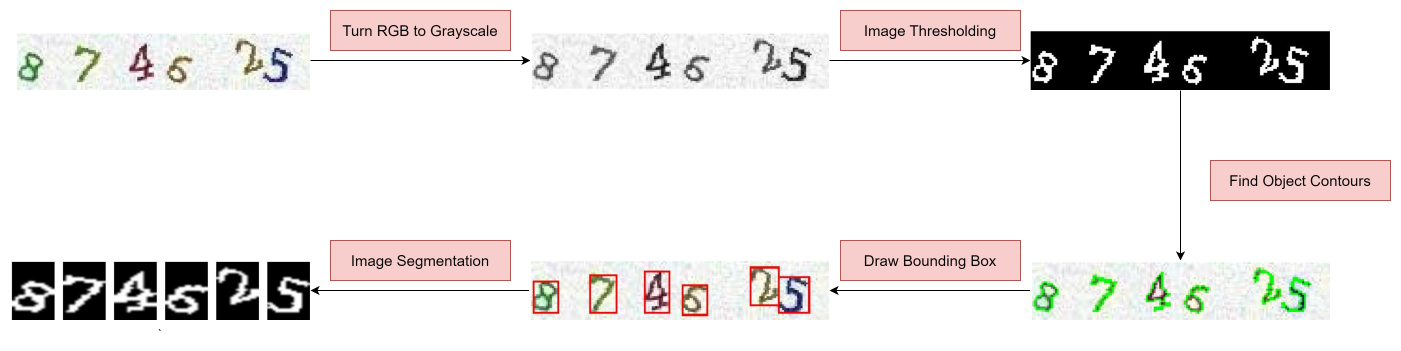
#> input picture picture/messageImage_1676176378723.jpg, 5604 x 1404 px, given in place of image.jpg, which was not available (shown at 1/4 size)
$ jupyter execute --allow-errors 'Fubon E-Bank Captcha Solver.ipynb'   (text cells are left out)
#> lines starting #> are read from the running program, lines starting #| are printed output that depends on the picture; after the words box and inside, x2 and y2 are one past the last pixel; in counts of white or black regions, pixels touching at a corner belong together; pictures that were not available may be replaced by others from this repository, and a replacement may not be noted
[cell 1]
import pandas as pd
import numpy as np
import openpyxl
from selenium import webdriver
import chromedriver_autoinstaller
import time
import urllib.request
import base64
import random
import cv2
import matplotlib.pyplot as plt
import glob
from collections import Counter

#> (a cell that did not finish here is left out)

[cell 3]
test = cv2.imread(r"image.jpg")
#> test is the input picture: shape (1404, 5604, 3); mean B, G, R 229.4, 230.7, 233.6
test = cv2.cvtColor(test, cv2.COLOR_BGR2GRAY) # convert image to grayscale image
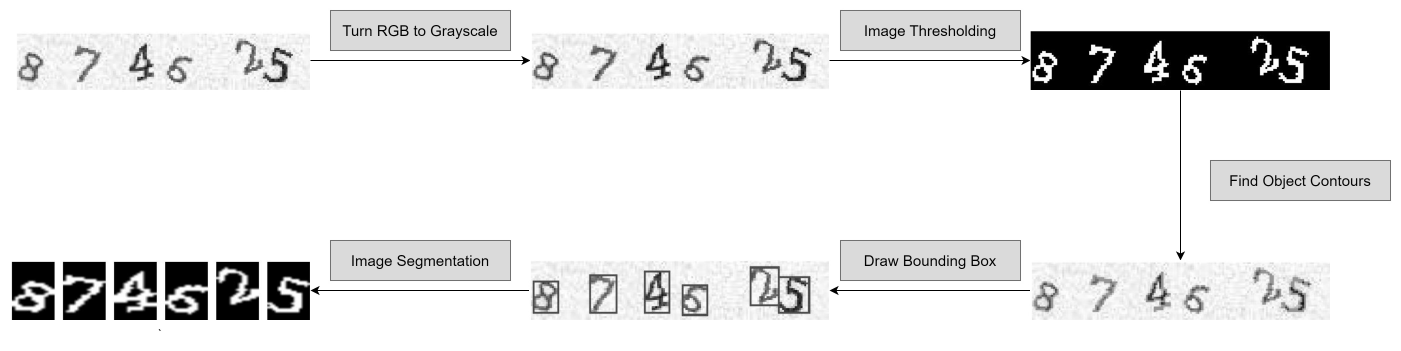
#> test: shape (1404, 5604) (shown at 1/4 size); min 0, max 255, mean 231.4
ret, test_bi = cv2.threshold(test, 180, 255, cv2.THRESH_BINARY_INV) # thresholding, convert image to binary image
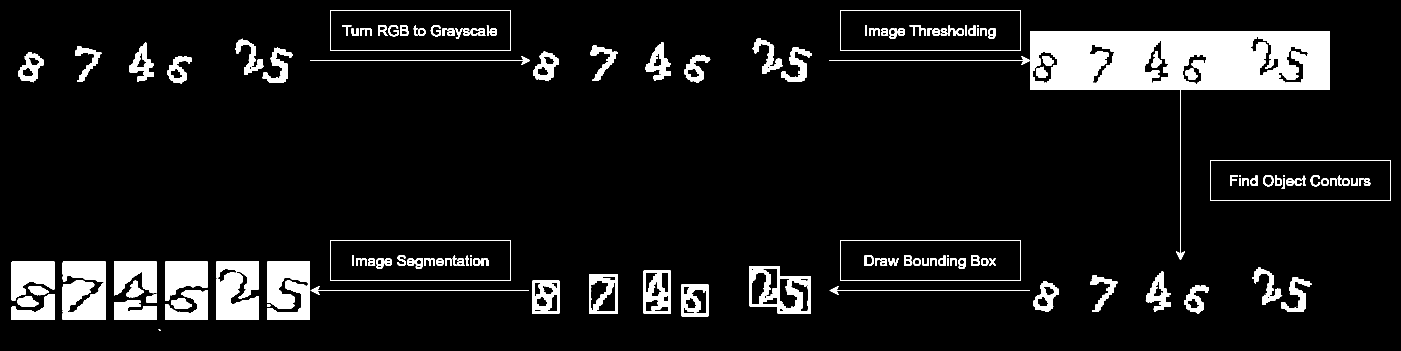
#> test_bi: shape (1404, 5604) (shown at 1/4 size); 8.8% white; 174 white regions (27 under 20 px)
contour, hierarchy = cv2.findContours(test_bi, mode = cv2.RETR_EXTERNAL, method = cv2.CHAIN_APPROX_NONE) # find objects in the image
#> contour = 70 contours, 17 with area under 20; largest, box (x1, y1, x2, y2) and area: (4122, 124, 5320, 360) 281293, (3360, 960, 4084, 1124) 117849, (1320, 960, 2044, 1124) 117849, (4840, 640, 5564, 804) 117849, (3360, 40, 4084, 204) 117849
boundingbox = [cv2.boundingRect(cnt) for cnt in contour] # create bounding rectangle according to the objects found
#> boundingbox = 70 items, first 6: (634, 1317, 9, 7), (5186, 1227, 1, 1), (5198, 1222, 1, 2), (1069, 1216, 12, 11), (456, 1201, 172, 79), (684, 1193, 84, 42)
start = []; end = []
for bbox in boundingbox:
    [x, y, w, h] = bbox
    start.append(x)
    end.append(x + w)
#> this loop made 70 passes
#> (x, y, w, h) on passes 1 to 12: (634, 1317, 9, 7), (5186, 1227, 1, 1), (5198, 1222, 1, 2), (1069, 1216, 12, 11), (456, 1201, 172, 79), (684, 1193, 84, 42), (71, 1185, 84, 43), (5129, 1183, 1, 1), (585, 1177, 43, 35), (47, 1177, 172, 103), (5157, 1175, 1, 1), (660, 1161, 172, 119)
#> after the loop, end = 70 values, max 5564 at index 39, min 155 at index 6, mean 2251.7; start = 70 values, max 5198 at index 2, min 47 at index 9, mean 2061.8
start = sorted(start)
#> start = 70 values from 47 to 5198
end = sorted(end)
#> end = 70 values from 155 to 5564
image_train = []
for i in range(len(start)):
    image_train.append(cv2.resize(test_bi[:, start[i]:end[i]], (30, 60), interpolation = cv2.INTER_LINEAR))
#> this loop made 70 passes
#> after the loop, image_train = 70 items
fig, ax = plt.subplots(nrows = 1, ncols = 6)
#> (the rest of this cell did not finish here and is left out)

[cell 4]
training_path = glob.glob("training set\\*"); testing_path = glob.glob("testing set\\*")
#> (the rest of this cell did not finish here and is left out)

[cell 5]
x = np.arange(1, 21, 2)
xticklabel = np.arange(1, 21, 3)
fig, ax = plt.subplots()
#> (the rest of this cell did not finish here and is left out)

[cell 6]
result = []
#> (the rest of this cell did not finish here and is left out)

[cell 7]
fail = []
count = 0
#> (the rest of this cell did not finish here and is left out)

[cell 8]
fig = plt.figure(figsize = [20, 10])
for i in range(len(fail)):
    ax = fig.add_subplot(5, 6, i+1)
    ax.imshow(fail[i][1])
    ax.axis("off")
    ax.set_title(fail[i][2])
plt.show()

#> (a cell that did not finish here is left out)

#> (a cell that did not finish here is left out)

[cell 11]
# [43 lines left out: function knn, not called in this run]

result = []
#> (the rest of this cell did not finish here and is left out)

[cell 12]
img = cv2.imread("predict result.jpg")
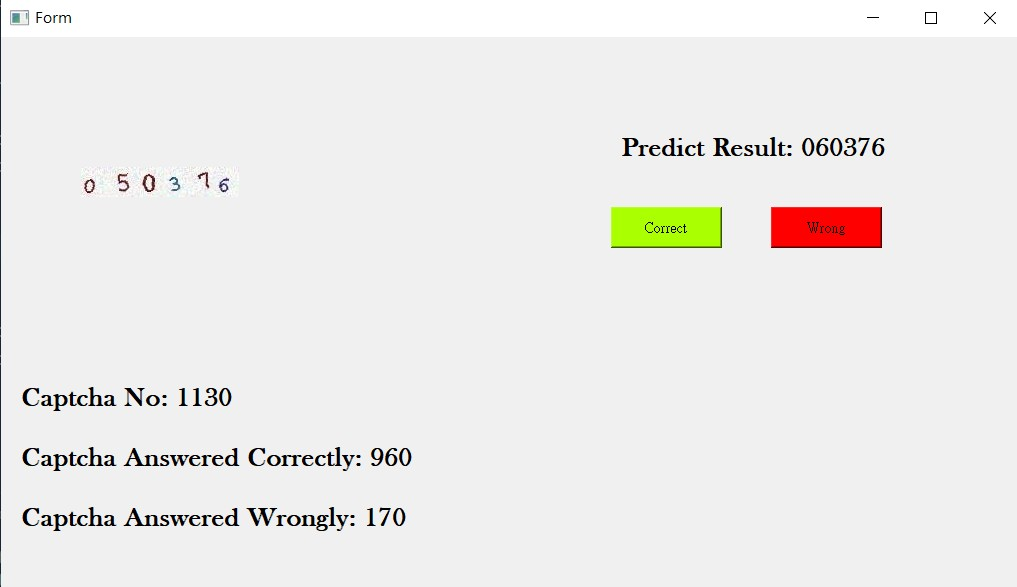
#> input picture picture/predict result.jpg, 1017 x 587 px, found by its file name
#> img is the input picture: shape (587, 1017, 3); mean B, G, R 234.3, 236.1, 237.3
img = cv2.cvtColor(img, cv2.COLOR_BGR2RGB)
fig, ax = plt.subplots()
ax.imshow(img)
ax.set_axis_off()
plt.show()
